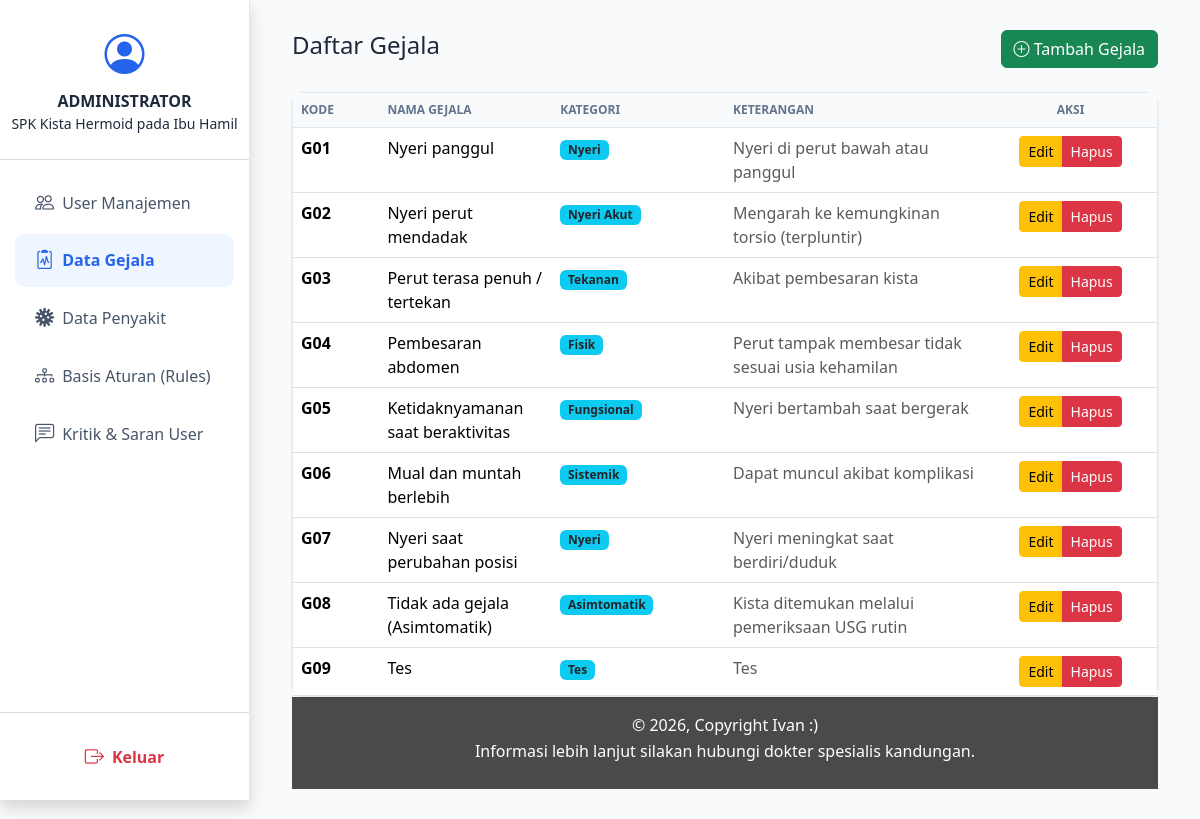
Page /data_gejala.php (signed in) on the committed database.
### tables this page shows
CREATE TABLE `gejala` (
  `kode_gejala` varchar(5) NOT NULL,
  `nama_gejala` varchar(255) NOT NULL,
  `kategori` varchar(50) DEFAULT NULL,
  `keterangan` text DEFAULT NULL
);

### data_gejala.php (the view, shortened to what this page needs)
<?php
include "../config/database.php";
include "layout/header.php";
$query = mysqli_query($conn, "SELECT * FROM gejala ORDER BY kode_gejala ASC");
?>
<div class="d-flex justify-content-between align-items-center mb-4">
    <h4>Daftar Gejala</h4>
    <a href="tambah_gejala.php" class="btn btn-success">
        <i class="bi bi-plus-circle"></i> Tambah Gejala
    </a>
</div>
<div class="card shadow-sm border-0">
    <div class="card-body p-0">
        <div class="table-responsive">
            <table class="table table-hover mb-0">
    <thead class="table-dark">
        <tr>
            <th width="10%">Kode</th>
            <th width="20%">Nama Gejala</th>
            <th width="20%">Kategori</th> <th width="30%">Keterangan</th>
            <th width="20%" class="text-center">Aksi</th>
        </tr>
    </thead>
    <tbody>
        <?php while($g = mysqli_fetch_assoc($query)): ?>
        <tr>
            <td class="fw-bold"><?= $g['kode_gejala'] ?></td>
            <td><?= $g['nama_gejala'] ?></td>
            <td><span class="badge bg-info text-dark"><?= $g['kategori'] ?></span></td> <td class="text-muted"><?= $g['keterangan'] ?></td>
            <td class="text-center">
                <div class="btn-group">
                    <a href="edit_gejala.php?id=<?= $g['kode_gejala'] ?>" class="btn btn-warning btn-sm">Edit</a>
                    <a href="hapus_gejala.php?id=<?= $g['kode_gejala'] ?>" class="btn btn-danger btn-sm" onclick="return confirm('Yakin?')">Hapus</a>
                </div>
            </td>
        </tr>
        <?php endwhile; ?>
    </tbody>
</table>
        </div>
    </div>
</div>
<?php include "layout/footer.php"; ?>

### header.php (shortened to what this page needs)
<?php
$base_url = "/spk-kista-dermoid";
?>
<!DOCTYPE html>
<html lang="id">
<head>
    <link rel="stylesheet" href="<?= $base_url ?>/css/bootstrap.min.css">
    <link rel="stylesheet" href="<?= $base_url ?>/css/admin.css">
    <link rel="stylesheet" href="https://cdn.jsdelivr.net/npm/bootstrap-icons@1.11.1/font/bootstrap-icons.css">
</head>
<body>
<?php include "sidebar.php"; ?>
<div class="content">
    <div class="container-fluid">

### sidebar.php (shortened to what this page needs)
<?php
$currentPage = basename($_SERVER['PHP_SELF']);
?>
<div class="sidebar position-fixed top-0 start-0 vh-100 shadow">
    <div class="text-center py-4 border-bottom border-secondary border-opacity-25">
        <i class="bi bi-person-circle fs-1 text-white"></i>
        <h6 class="mt-2 text-white fw-bold mb-0">ADMINISTRATOR</h6>
        <small class="text-white-50">SPK Kista Hermoid pada Ibu Hamil</small>
    </div>
    <div class="mt-3">
        <a href="dashboard.php" class="<?= $currentPage == 'dashboard.php' ? 'active' : '' ?>">
            <i class="bi bi-people me-2"></i> User Manajemen
        </a>
        <a href="data_gejala.php" class="<?= $currentPage == 'data_gejala.php' ? 'active' : '' ?>">
            <i class="bi bi-clipboard2-pulse me-2"></i> Data Gejala
        </a>
        <a href="data_penyakit.php" class="<?= $currentPage == 'data_penyakit.php' ? 'active' : '' ?>">
    <i class="bi bi-virus me-2"></i> Data Penyakit
</a>
        <a href="data_rules.php" class="<?= $currentPage == 'data_rules.php' ? 'active' : '' ?>">
            <i class="bi bi-diagram-3 me-2"></i> Basis Aturan (Rules)
        </a>
    </div>
    <a href="data_kritik.php" class="<?= $currentPage == 'data_kritik.php' ? 'active' : '' ?>">
        <i class="bi bi-chat-left-text me-2"></i> Kritik & Saran User
    </a>
    <div class="position-absolute bottom-0 w-100 p-3 border-top border-secondary border-opacity-25">
        <a href="#"
           class="text-danger d-flex align-items-center justify-content-center text-decoration-none py-2 rounded"
           data-bs-toggle="modal"
           data-bs-target="#logoutModal">
            <i class="bi bi-box-arrow-right me-2"></i> <strong>Keluar</strong>
        </a>
    </div>
</div>

### footer.php (shortened to what this page needs)
<footer style="background-color: rgba(0,0,0,.7); line-height: 2vh; padding: 20px 0; margin-top: 0px; width: 100%;">
    <p style="text-align: center; color: white; padding: 0px; margin: 0;">
        &copy; <?= date('Y'); ?>, Copyright Ivan :)
    </p>
    <p style="text-align: center; color: white; padding: 10px; margin: 0;">Informasi lebih lanjut silakan hubungi dokter spesialis kandungan.</p>
</footer>
</body>
</html>

### admin.css (style rules this page uses)
:root { --primary-color: #2563eb; --sidebar-bg: #ffffff; --sidebar-text: #475569; --active-bg: #eff6ff; --body-bg: #f8fafc; --border-color: #e2e8f0; --shadow-sm: 0 1px 3px rgba(0, 0, 0, 0.1); }
body { background-color: var(--body-bg); font-family: 'Segoe UI', Tahoma, Geneva, Verdana, sans-serif; color: #1e293b; }
.sidebar { width: 250px; background-color: var(--sidebar-bg); z-index: 1000; border-right: 1px solid var(--border-color); transition: all 0.3s; }
.sidebar .text-center { background-color: #fff; padding: 30px 10px; }
.sidebar .text-center i { color: var(--primary-color) !important; }
.sidebar .text-center h6, .sidebar .text-center small { color: #1e293b !important; }
.sidebar a { display: flex; align-items: center; padding: 12px 20px; color: var(--sidebar-text); text-decoration: none; margin: 5px 15px; border-radius: 10px; font-weight: 500; transition: all 0.2s; }
.sidebar a.active { background-color: var(--active-bg); color: var(--primary-color); font-weight: 700; }
.sidebar a i { font-size: 1.2rem; margin-right: 12px; }
.sidebar .position-absolute { background-color: #fff; border-top: 1px solid var(--border-color); }
.content { margin-left: 250px; padding: 30px; }
.card { border: 1px solid var(--border-color) !important; border-radius: 12px !important; box-shadow: var(--shadow-sm) !important; }
.table thead th { background-color: #f8fafc; color: #64748b; font-weight: 600; text-transform: uppercase; font-size: 0.75rem; border-bottom: 1px solid var(--border-color); }

### rows in the picture
gejala: kode_gejala "G01", nama_gejala "Nyeri panggul", kategori "Nyeri", keterangan "Nyeri di perut bawah atau panggul"
gejala: kode_gejala "G02", nama_gejala "Nyeri perut mendadak", kategori "Nyeri Akut", keterangan "Mengarah ke kemungkinan torsio (terpluntir)"
gejala: kode_gejala "G03", nama_gejala "Perut terasa penuh / tertekan", kategori "Tekanan", keterangan "Akibat pembesaran kista"
gejala: kode_gejala "G04", nama_gejala "Pembesaran abdomen", kategori "Fisik", keterangan "Perut tampak membesar tidak sesuai usia kehamilan"
gejala: kode_gejala "G05", nama_gejala "Ketidaknyamanan saat beraktivitas", kategori "Fungsional", keterangan "Nyeri bertambah saat bergerak"
gejala: kode_gejala "G06", nama_gejala "Mual dan muntah berlebih", kategori "Sistemik", keterangan "Dapat muncul akibat komplikasi"
gejala: kode_gejala "G07", nama_gejala "Nyeri saat perubahan posisi", kategori "Nyeri", keterangan "Nyeri meningkat saat berdiri/duduk"
gejala: kode_gejala "G08", nama_gejala "Tidak ada gejala (Asimtomatik)", kategori "Asimtomatik", keterangan "Kista ditemukan melalui pemeriksaan USG rutin"
gejala: kode_gejala "G09", nama_gejala "Tes", kategori "Tes", keterangan "Tes"
